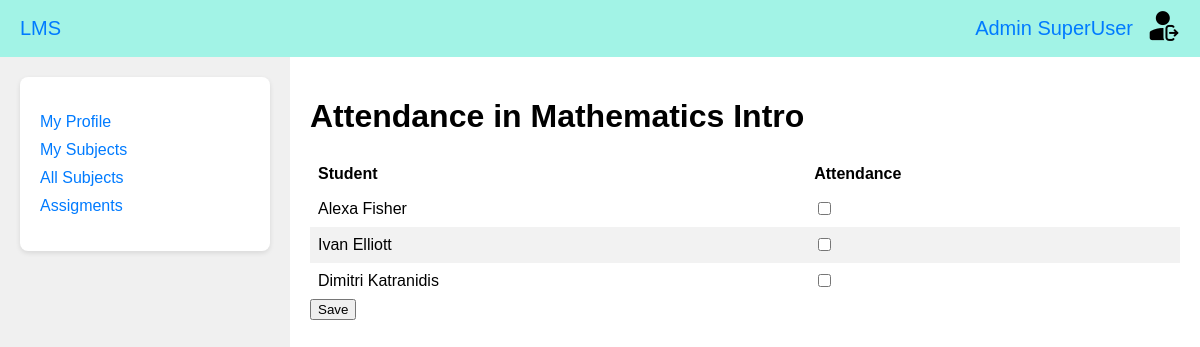
Screenshot of /attendances/new/ (signed in) with the database file from the repository.
### accounts_app/models.py (models this page shows, shortened)
class CustomUser(AbstractUser):
    username = None
    email = models.EmailField(_("email address"), unique=True)
    first_name = models.CharField(
        max_length=100, null=False, blank=False, verbose_name=_("First Name")
    )
    last_name = models.CharField(
        max_length=100, null=False, blank=False, verbose_name=_("Last Name")
    )
    passport_number = models.CharField(
        max_length=11, null=False, blank=False, verbose_name=_("Personal Number")
    )
    USERNAME_FIELD = "email"
    REQUIRED_FIELDS = ["first_name", "last_name", "passport_number"]
    objects = CustomUserManager()

### universities_app/models.py (models this page shows)
class Subject(models.Model):
    name = models.CharField(max_length=200, verbose_name=_("Subject name"), unique=True)
    description = models.TextField(verbose_name=_("Description"))
    syllabus = models.FileField(verbose_name=_("Syllabus"), upload_to="syllabus/")
    faculties = models.ManyToManyField("Faculty", verbose_name=_("Faculties"))
    lecturer = models.OneToOneField(
        "Lecturer", on_delete=models.CASCADE, verbose_name=_("Lecturer")
    )
    student = models.ManyToManyField(
        "Student",
        verbose_name=_("Student"),
        limit_choices_to={"id__lte": 7},
        blank=True,
    )
    class Meta:
        verbose_name = _("Subject")
        verbose_name_plural = _("Subjects")
    def __str__(self):
        return self.name

class Student(models.Model):
    user = models.OneToOneField(
        "accounts_app.CustomUser", on_delete=models.CASCADE, verbose_name=_("User")
    )
    first_name = models.CharField(
        max_length=200, verbose_name=_("Student first name"), blank=True
    )
    last_name = models.CharField(
        max_length=200, verbose_name=_("Student last name"), blank=True
    )
    faculty = models.ForeignKey(
        "Faculty", on_delete=models.CASCADE, verbose_name=_("Faculty")
    )
    class Meta:
        verbose_name = _("Student")
        verbose_name_plural = _("Students")
    def __str__(self):
        return f"{self.first_name} {self.last_name}"

### universities_app/views.py (the view)
# urls.py: path('attendances/new/', create_attendance, name='attendance_new'),
@login_required(login_url='/')
def create_attendance(request):
    subject_id = request.user.lecturer.subject.id
    subject = get_object_or_404(Subject, id=subject_id)
    if request.method == 'POST':
        student_ids = request.POST.getlist('students')
        attended_student_ids = request.POST.getlist('attendance')
        for student_id in student_ids:
            attended = student_id in attended_student_ids
            student = get_object_or_404(Student, id=student_id)
            attendance, created = Attendance.objects.get_or_create(
                student=student,
                subject=subject,
                date=timezone.now(),
            )
            attendance.attended = attended
            attendance.save()
        return redirect('attendances')
    else:
        students = Student.objects.filter(subject=subject)
        return render(request, 'universities_app/lecturer/new_attendances.html',
                      {'students': students, 'subject': subject})

### templates/universities_app/lecturer/new_attendances.html (shortened to what this page needs)
{% load static %}
<!DOCTYPE html>
<html lang="en">
<head>
    <link rel="stylesheet" href="{% static 'css/main_styles.css' %}?v=2">
</head>
<body>
    {% include 'menu.html' %}
    <div class="main-page">
        <div class="main-page-content">
            <div class="sidebar">
                <div class="box">
                    <ul>
                        <li><a href="{% url 'profile' %}">My Profile</a></li>
                        <li><a href="{% url 'subjects' %}">My Subjects</a></li>
                        <li><a href="{% url 'all_subjects' %}"> All Subjects</a></li>
                        <li><a href="{% url 'assigments' %}">Assigments</a></li>
                    </ul>
                </div>
            </div>
            <div class="content">
                <h1>Attendance in {{ subject }}</h1>
                <form method="post">
                    <table>
                        <thead>
                            <tr>
                                <th>Student</th>
                                <th>Attendance</th>
                            </tr>
                        </thead>
                        <tbody>
                            {% for student in students %}
                                <tr>
                                    <td>{{ student }}</td>
                                    <td><input type="checkbox" name="attendance" value="{{ student.id }}"></td>
                                </tr>
                            {% endfor %}
                        </tbody>
                    </table>
                    <button type="submit">Save</button>
                </form>
            </div>
        </div>
    </div>
</body>
</html>

### templates/menu.html
{% load static %}
<div class="top-bar">
    <div class="university">
        <a href="{% url 'main' %}">LMS</a>
    </div>
    <div class="user-info">
        <a href="{% url 'profile' %}" class="user-profile">
            {{ user.first_name }} {{ user.last_name }}
        </a>
        <a href="{% url 'logout' %}">
            <img src="{% static 'images/logout.png' %}" alt="Logout">
        </a>
    </div>
</div>

### static/css/main_styles.css (style rules this page uses)
body { margin: 0; padding: 0; font-family: Arial, sans-serif; }
.top-bar { background-color: #a2f3e6; color: #007bff; padding: 10px 20px; display: flex; justify-content: space-between; align-items: center; font-size: 20px; }
.university a, .user-info a { color: #007bff; text-decoration: none; }
.user-info { display: flex; align-items: center; }
.user-profile { margin-right: 15px; }
.main-page { display: flex; flex-direction: column; height: 100vh; }
.main-page-content { display: flex; flex: 1; }
.sidebar { width: 250px; background-color: #f0f0f0; padding: 20px; }
.content { flex: 1; padding: 20px; }
.box { background-color: #ffffff; padding: 20px; border-radius: 8px; box-shadow: 0 2px 5px rgba(0, 0, 0, 0.1); }
.box ul { list-style-type: none; padding: 0; }
.box li { margin-bottom: 10px; }
.box a { text-decoration: none; color: #007bff; }

### templates/universities_app/lecturer/new_attendances.html (style rules this page uses)
table { border-collapse: collapse; width: 100%; }
th, td { text-align: left; padding: 8px; }
tr:nth-child(even) { background-color: #f2f2f2; }
.main-page-content { display: flex; justify-content: space-between; }

### rows the page displays
CustomUser: first_name "Admin", last_name "SuperUser"
Subject: name "Mathematics Intro"
Student: first_name+last_name "Alexa Fisher"
Student: first_name+last_name "Ivan Elliott"
Student: first_name+last_name "Dimitri Katranidis"
